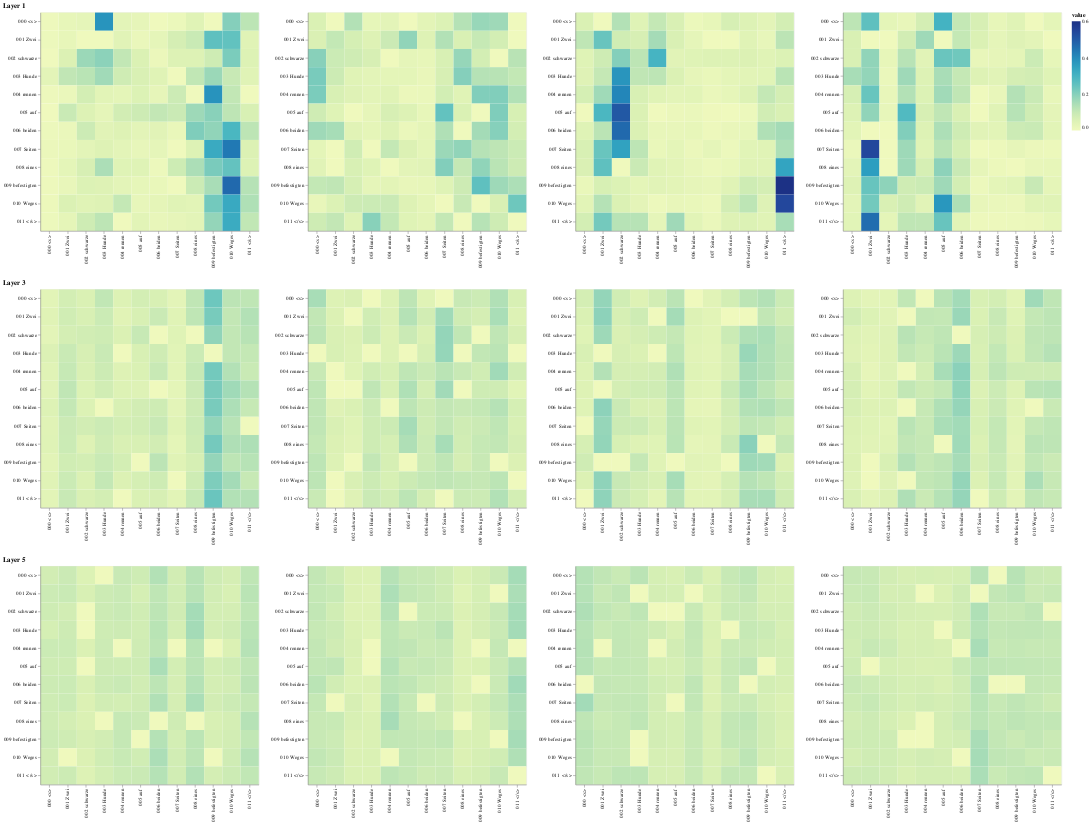

The notebook cell this image was saved under:
### Markdown cell above
## Encoder Self Attention

### Code cell
def viz_encoder_self():
    model, example_data = run_model_example(n_examples=1)
    example = example_data[
        len(example_data) - 1
    ]  # batch object for the final example

    layer_viz = [
        visualize_layer(
            model, layer, get_encoder, len(example[1]), example[1], example[1]
        )
        for layer in range(6)
    ]
    return alt.hconcat(
        layer_viz[0]
        # & layer_viz[1]
        & layer_viz[2]
        # & layer_viz[3]
        & layer_viz[4]
        # & layer_viz[5]
    )


show_example(viz_encoder_self)

### Figure 1 — Vega-Lite specification as saved in the notebook (floating-point values rounded to 4 significant figures; data arrays with more than 128 entries replaced by an {"elided": "..."} marker saying what was removed)
{"config": {"view": {"continuousWidth": 300, "continuousHeight": 300}}, "hconcat": [{"vconcat": [{"hconcat": [{"data": {"name": "data-a9596e012d0a39153c3747bb4cbde5fb"}, "mark": {"type": "rect"}, "encoding": {"color": {"field": "value", "type": "quantitative"}, "tooltip": [{"field": "row", "type": "quantitative"}, {"field": "column", "type": "quantitative"}, {"field": "value", "type": "quantitative"}, {"field": "row_token", "type": "nominal"}, {"field": "col_token", "type": "nominal"}], "x": {"axis": {"title": ""}, "field": "col_token", "type": "nominal"}, "y": {"axis": {"title": ""}, "field": "row_token", "type": "nominal"}}, "height": 400, "name": "view_1", "width": 400}, {"data": {"name": "data-545841216803fab7c07a1aebdd472fee"}, "mark": {"type": "rect"}, "encoding": {"color": {"field": "value", "type": "quantitative"}, "tooltip": [{"field": "row", "type": "quantitative"}, {"field": "column", "type": "quantitative"}, {"field": "value", "type": "quantitative"}, {"field": "row_token", "type": "nominal"}, {"field": "col_token", "type": "nominal"}], "x": {"axis": {"title": ""}, "field": "col_token", "type": "nominal"}, "y": {"axis": {"title": ""}, "field": "row_token", "type": "nominal"}}, "height": 400, "name": "view_2", "width": 400}, {"data": {"name": "data-21890556c77b547c8ce1aa580ae0b040"}, "mark": {"type": "rect"}, "encoding": {"color": {"field": "value", "type": "quantitative"}, "tooltip": [{"field": "row", "type": "quantitative"}, {"field": "column", "type": "quantitative"}, {"field": "value", "type": "quantitative"}, {"field": "row_token", "type": "nominal"}, {"field": "col_token", "type": "nominal"}], "x": {"axis": {"title": ""}, "field": "col_token", "type": "nominal"}, "y": {"axis": {"title": ""}, "field": "row_token", "type": "nominal"}}, "height": 400, "name": "view_3", "width": 400}, {"data": {"name": "data-e9559816529f5cff53b950406ba2363e"}, "mark": {"type": "rect"}, "encoding": {"color": {"field": "value", "type": "quantitative"}, "tooltip": [{"field": "row", "type": "quantitative"}, {"field": "column", "type": "quantitative"}, {"field": "value", "type": "quantitative"}, {"field": "row_token", "type": "nominal"}, {"field": "col_token", "type": "nominal"}], "x": {"axis": {"title": ""}, "field": "col_token", "type": "nominal"}, "y": {"axis": {"title": ""}, "field": "row_token", "type": "nominal"}}, "height": 400, "name": "view_4", "width": 400}]}, {"vconcat": [{"hconcat": [{"data": {"name": "data-73bb5b4b8a98f0918e78030f4ab0096b"}, "mark": {"type": "rect"}, "encoding": {"color": {"field": "value", "type": "quantitative"}, "tooltip": [{"field": "row", "type": "quantitative"}, {"field": "column", "type": "quantitative"}, {"field": "value", "type": "quantitative"}, {"field": "row_token", "type": "nominal"}, {"field": "col_token", "type": "nominal"}], "x": {"axis": {"title": ""}, "field": "col_token", "type": "nominal"}, "y": {"axis": {"title": ""}, "field": "row_token", "type": "nominal"}}, "height": 400, "name": "view_9", "width": 400}, {"data": {"name": "data-14aff40790341f74962fae590d5d6c37"}, "mark": {"type": "rect"}, "encoding": {"color": {"field": "value", "type": "quantitative"}, "tooltip": [{"field": "row", "type": "quantitative"}, {"field": "column", "type": "quantitative"}, {"field": "value", "type": "quantitative"}, {"field": "row_token", "type": "nominal"}, {"field": "col_token", "type": "nominal"}], "x": {"axis": {"title": ""}, "field": "col_token", "type": "nominal"}, "y": {"axis": {"title": ""}, "field": "row_token", "type": "nominal"}}, "height": 400, "name": "view_10", "width": 400}, {"data": {"name": "data-0900e784b5aea5b0c527819030a7b121"}, "mark": {"type": "rect"}, "encoding": {"color": {"field": "value", "type": "quantitative"}, "tooltip": [{"field": "row", "type": "quantitative"}, {"field": "column", "type": "quantitative"}, {"field": "value", "type": "quantitative"}, {"field": "row_token", "type": "nominal"}, {"field": "col_token", "type": "nominal"}], "x": {"axis": {"title": ""}, "field": "col_token", "type": "nominal"}, "y": {"axis": {"title": ""}, "field": "row_token", "type": "nominal"}}, "height": 400, "name": "view_11", "width": 400}, {"data": {"name": "data-1189ae004a4a7b5ee95482ae501ba4b8"}, "mark": {"type": "rect"}, "encoding": {"color": {"field": "value", "type": "quantitative"}, "tooltip": [{"field": "row", "type": "quantitative"}, {"field": "column", "type": "quantitative"}, {"field": "value", "type": "quantitative"}, {"field": "row_token", "type": "nominal"}, {"field": "col_token", "type": "nominal"}], "x": {"axis": {"title": ""}, "field": "col_token", "type": "nominal"}, "y": {"axis": {"title": ""}, "field": "row_token", "type": "nominal"}}, "height": 400, "name": "view_12", "width": 400}]}], "title": "Layer 3"}, {"vconcat": [{"hconcat": [{"data": {"name": "data-68a365d9617f1dbcf7b52ba0d8fb69cf"}, "mark": {"type": "rect"}, "encoding": {"color": {"field": "value", "type": "quantitative"}, "tooltip": [{"field": "row", "type": "quantitative"}, {"field": "column", "type": "quantitative"}, {"field": "value", "type": "quantitative"}, {"field": "row_token", "type": "nominal"}, {"field": "col_token", "type": "nominal"}], "x": {"axis": {"title": ""}, "field": "col_token", "type": "nominal"}, "y": {"axis": {"title": ""}, "field": "row_token", "type": "nominal"}}, "height": 400, "name": "view_17", "width": 400}, {"data": {"name": "data-b8b7450be46f77bb82967139b3c521e8"}, "mark": {"type": "rect"}, "encoding": {"color": {"field": "value", "type": "quantitative"}, "tooltip": [{"field": "row", "type": "quantitative"}, {"field": "column", "type": "quantitative"}, {"field": "value", "type": "quantitative"}, {"field": "row_token", "type": "nominal"}, {"field": "col_token", "type": "nominal"}], "x": {"axis": {"title": ""}, "field": "col_token", "type": "nominal"}, "y": {"axis": {"title": ""}, "field": "row_token", "type": "nominal"}}, "height": 400, "name": "view_18", "width": 400}, {"data": {"name": "data-50d5006003ca9ae6a0ae92876756e4f7"}, "mark": {"type": "rect"}, "encoding": {"color": {"field": "value", "type": "quantitative"}, "tooltip": [{"field": "row", "type": "quantitative"}, {"field": "column", "type": "quantitative"}, {"field": "value", "type": "quantitative"}, {"field": "row_token", "type": "nominal"}, {"field": "col_token", "type": "nominal"}], "x": {"axis": {"title": ""}, "field": "col_token", "type": "nominal"}, "y": {"axis": {"title": ""}, "field": "row_token", "type": "nominal"}}, "height": 400, "name": "view_19", "width": 400}, {"data": {"name": "data-faa3661812908f560df243075a059a3c"}, "mark": {"type": "rect"}, "encoding": {"color": {"field": "value", "type": "quantitative"}, "tooltip": [{"field": "row", "type": "quantitative"}, {"field": "column", "type": "quantitative"}, {"field": "value", "type": "quantitative"}, {"field": "row_token", "type": "nominal"}, {"field": "col_token", "type": "nominal"}], "x": {"axis": {"title": ""}, "field": "col_token", "type": "nominal"}, "y": {"axis": {"title": ""}, "field": "row_token", "type": "nominal"}}, "height": 400, "name": "view_20", "width": 400}]}], "title": "Layer 5"}], "title": "Layer 1"}], "params": [{"name": "param_6", "select": {"type": "interval", "encodings": ["x", "y"]}, "bind": "scales", "views": ["view_1"]}, {"name": "param_8", "select": {"type": "interval", "encodings": ["x", "y"]}, "bind": "scales", "views": ["view_2"]}, {"name": "param_10", "select": {"type": "interval", "encodings": ["x", "y"]}, "bind": "scales", "views": ["view_3"]}, {"name": "param_12", "select": {"type": "interval", "encodings": ["x", "y"]}, "bind": "scales", "views": ["view_4"]}, {"name": "param_22", "select": {"type": "interval", "encodings": ["x", "y"]}, "bind": "scales", "views": ["view_9"]}, {"name": "param_24", "select": {"type": "interval", "encodings": ["x", "y"]}, "bind": "scales", "views": ["view_10"]}, {"name": "param_26", "select": {"type": "interval", "encodings": ["x", "y"]}, "bind": "scales", "views": ["view_11"]}, {"name": "param_28", "select": {"type": "interval", "encodings": ["x", "y"]}, "bind": "scales", "views": ["view_12"]}, {"name": "param_38", "select": {"type": "interval", "encodings": ["x", "y"]}, "bind": "scales", "views": ["view_17"]}, {"name": "param_40", "select": {"type": "interval", "encodings": ["x", "y"]}, "bind": "scales", "views": ["view_18"]}, {"name": "param_42", "select": {"type": "interval", "encodings": ["x", "y"]}, "bind": "scales", "views": ["view_19"]}, {"name": "param_44", "select": {"type": "interval", "encodings": ["x", "y"]}, "bind": "scales", "views": ["view_20"]}], "$schema": "https://vega.github.io/schema/vega-lite/v5.20.1.json", "datasets": {"data-a9596e012d0a39153c3747bb4cbde5fb": {"elided": "144 records"}, "data-545841216803fab7c07a1aebdd472fee": {"elided": "144 records"}, "data-21890556c77b547c8ce1aa580ae0b040": {"elided": "144 records"}, "data-e9559816529f5cff53b950406ba2363e": {"elided": "144 records"}, "data-73bb5b4b8a98f0918e78030f4ab0096b": {"elided": "144 records"}, "data-14aff40790341f74962fae590d5d6c37": {"elided": "144 records"}, "data-0900e784b5aea5b0c527819030a7b121": {"elided": "144 records"}, "data-1189ae004a4a7b5ee95482ae501ba4b8": {"elided": "144 records"}, "data-68a365d9617f1dbcf7b52ba0d8fb69cf": {"elided": "144 records"}, "data-b8b7450be46f77bb82967139b3c521e8": {"elided": "144 records"}, "data-50d5006003ca9ae6a0ae92876756e4f7": {"elided": "144 records"}, "data-faa3661812908f560df243075a059a3c": {"elided": "144 records"}}}
